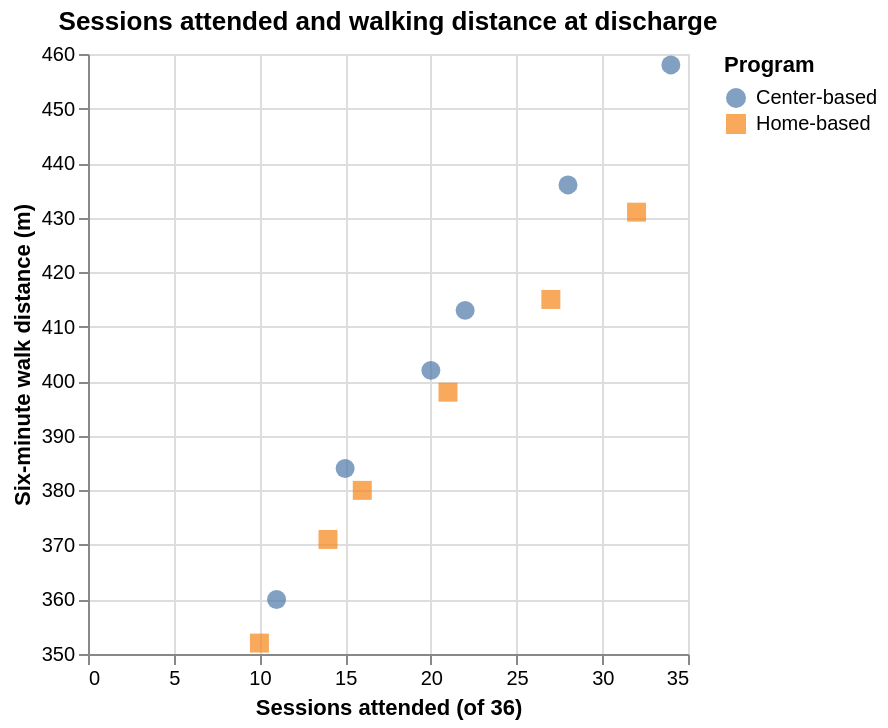

Notebook code cell kept with this figure:
### Markdown cell above
## Task 1: Explore the rehab patients with Altair

### 1.1 Load the patients and build the scatter plot

> **Checkpoint: `output/exploratory_spec.json`**
> A Vega-Lite specification with a `point` mark, `x`, `y`, `color`, and `shape` encodings, and the twelve patients embedded.

### Code cell
patients = pd.read_csv(PATIENTS_PATH)  # TODO: read PATIENTS_PATH with pd.read_csv

print("Shape of patients:", patients.shape)
print("Data types of patients:")
print(patients.dtypes)

exploratory_chart = (
    alt.Chart(patients)
    .mark_point(filled=True, size=90)
    .encode(
        x=alt.X(
            "sessions_attended:Q",
            title="Sessions attended (of 36)"
        ),
        y=alt.Y(
            "walk_distance_m:Q",
            title="Six-minute walk distance (m)",
            scale=alt.Scale(zero=False)
        ),
        color=alt.Color(
            "program:N",
            title="Program"
        ),
        shape=alt.Shape(
            "program:N",
            title="Program"
        ),
        tooltip=[
            "patient_id:N",
            "program:N",
            "sessions_attended:Q",
            "walk_distance_m:Q"
        ]
    )
    .properties(
        title="Sessions attended and walking distance at discharge"
    )
)

exploratory_chart.save(EXPLORATORY_SPEC_PATH)

exploratory_chart

### Figure 1 — Vega-Lite specification as saved in the notebook (floating-point values rounded to 4 significant figures)
{"config": {"view": {"continuousWidth": 300, "continuousHeight": 300}}, "data": {"name": "data-c8aa350521c33b7072b39293a7897d72"}, "mark": {"type": "point", "filled": true, "size": 90}, "encoding": {"color": {"field": "program", "title": "Program", "type": "nominal"}, "shape": {"field": "program", "title": "Program", "type": "nominal"}, "tooltip": [{"field": "patient_id", "type": "nominal"}, {"field": "program", "type": "nominal"}, {"field": "sessions_attended", "type": "quantitative"}, {"field": "walk_distance_m", "type": "quantitative"}], "x": {"field": "sessions_attended", "title": "Sessions attended (of 36)", "type": "quantitative"}, "y": {"field": "walk_distance_m", "scale": {"zero": false}, "title": "Six-minute walk distance (m)", "type": "quantitative"}}, "title": "Sessions attended and walking distance at discharge", "$schema": "https://vega.github.io/schema/vega-lite/v5.20.1.json", "datasets": {"data-c8aa350521c33b7072b39293a7897d72": [{"patient_id": "R01", "program": "Home-based", "sessions_attended": 14, "walk_distance_m": 371}, {"patient_id": "R02", "program": "Center-based", "sessions_attended": 20, "walk_distance_m": 402}, {"patient_id": "R03", "program": "Home-based", "sessions_attended": 32, "walk_distance_m": 431}, {"patient_id": "R04", "program": "Center-based", "sessions_attended": 11, "walk_distance_m": 360}, {"patient_id": "R05", "program": "Center-based", "sessions_attended": 28, "walk_distance_m": 436}, {"patient_id": "R06", "program": "Home-based", "sessions_attended": 10, "walk_distance_m": 352}, {"patient_id": "R07", "program": "Home-based", "sessions_attended": 21, "walk_distance_m": 398}, {"patient_id": "R08", "program": "Center-based", "sessions_attended": 34, "walk_distance_m": 458}, {"patient_id": "R09", "program": "Home-based", "sessions_attended": 16, "walk_distance_m": 380}, {"patient_id": "R10", "program": "Center-based", "sessions_attended": 15, "walk_distance_m": 384}, {"patient_id": "R11", "program": "Home-based", "sessions_attended": 27, "walk_distance_m": 415}, {"patient_id": "R12", "program": "Center-based", "sessions_attended": 22, "walk_distance_m": 413}]}}
